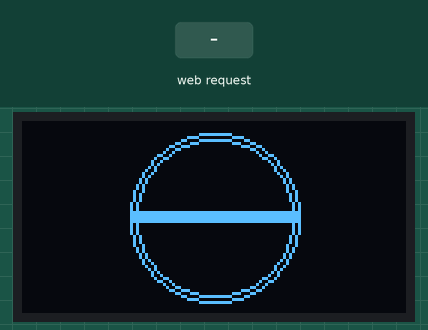
Simulated run of this program. Board: ESP8266 (Wemos D1 mini). Shown: 128×64 one-colour display. The test bench sets the inputs (shaded band). WiFi joins after 1.5 s; servers stay silent unless stated; a WiFi scan finds three made-up networks; random numbers use the default seed unless the program sets one; what the program prints to the serial monitor is not drawn.

Above: at 5.5 s.
5.6 s: HTTP request GET /nav?road=LEFT received
At 6.11 s:
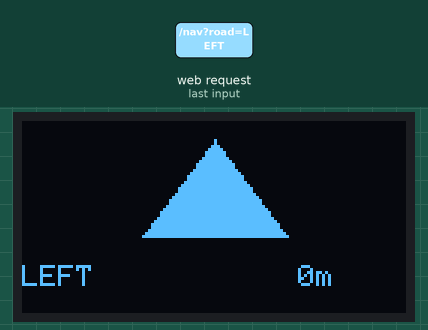
8.0 s: HTTP request GET /nav received
At 8.24 s:
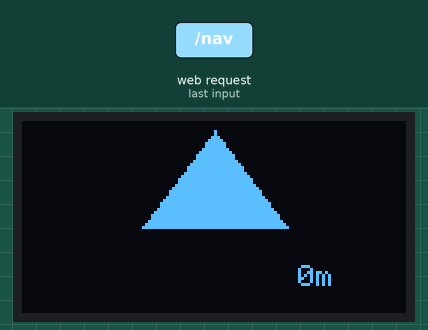
10.4 s: HTTP request GET /nav?road=RIGHT received
At 10.64 s:
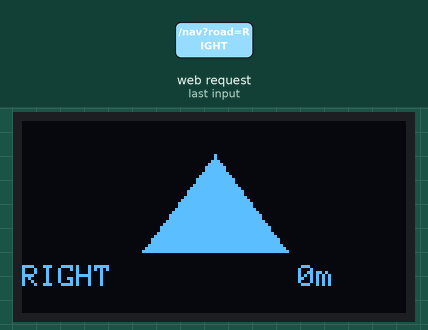

The program:

main.cpp
```cpp
#include <ESP8266WiFi.h>
#include <ESP8266WebServer.h>
#include <Wire.h>
#include <Adafruit_GFX.h>
#include <Adafruit_SSD1306.h>

/* ===== ESP SDK (RF FIX) ===== */
extern "C" {
  #include "user_interface.h"
}

/* ============ CONFIG ============ */
#define WIFI_SSID     "Leicha"
#define WIFI_PASSWORD "87Project.ai"

#define SCREEN_WIDTH 128
#define SCREEN_HEIGHT 64
#define OLED_RESET   -1

#define NAV_TIMEOUT 15000
/* ================================= */

Adafruit_SSD1306 display(SCREEN_WIDTH, SCREEN_HEIGHT, &Wire, OLED_RESET);
ESP8266WebServer server(80);

/* ============ STATE ============= */
enum Mode { MODE_EYE, MODE_NAV };
Mode mode = MODE_EYE;

unsigned long lastNav = 0;
unsigned long lastFrame = 0;

/* ========== NAV DATA ============ */
String navDir = "STRAIGHT";
int navDist = 0;
String navRoad = "";

/* ======= ANIMATION VARS ======== */
int pulse = 0;
bool pulseUp = true;

int eyeOffset = 0;
bool eyeDir = true;

bool blink = false;
unsigned long lastBlink = 0;

/* ============ WIFI ============== */
void initWiFi() {
  Serial.println("\n[WIFI INIT]");

  WiFi.persistent(false);
  wifi_set_opmode(STATION_MODE);
  WiFi.mode(WIFI_STA);
  WiFi.setSleepMode(WIFI_NONE_SLEEP);
  WiFi.disconnect();
  delay(300);

  Serial.print("Scanning...");
  int n = WiFi.scanNetworks();
  Serial.println();

  for (int i = 0; i < n; i++) {
    Serial.printf(" %d: %s (%d dBm)\n",
      i + 1,
      WiFi.SSID(i).c_str(),
      WiFi.RSSI(i));
  }

  WiFi.begin(WIFI_SSID, WIFI_PASSWORD);
  Serial.print("Connecting");

  unsigned long t = millis();
  while (WiFi.status() != WL_CONNECTED && millis() - t < 20000) {
    Serial.print(".");
    delay(300);
    yield();
  }

  Serial.println();
  Serial.print("WiFi status: ");
  Serial.println(WiFi.status());

  if (WiFi.status() == WL_CONNECTED) {
    Serial.print("IP: ");
    Serial.println(WiFi.localIP());
  }
}

/* ========= CYBER EYE ============ */
void drawEye() {
  display.clearDisplay();

  int cx = 64 + eyeOffset;
  int cy = 32;

  display.drawCircle(64, 32, 28, SSD1306_WHITE);
  display.drawCircle(64, 32, 26, SSD1306_WHITE);

  if (blink) {
    display.fillRect(36, 30, 56, 4, SSD1306_WHITE);
  } else {
    display.fillCircle(cx, cy, 10, SSD1306_WHITE);
    display.fillCircle(cx, cy, 5, SSD1306_BLACK);

    for (int i = -24; i <= 24; i += 6) {
      display.drawPixel(64 + i, 32, SSD1306_WHITE);
    }
  }

  display.display();
}

/* ============ NAV HUD ============ */
void drawNav() {
  display.clearDisplay();

  int ox = pulse;
  int oy = pulse;

  if (navDir == "LEFT") {
    display.fillTriangle(30 + ox, 32, 60 + ox, 10, 60 + ox, 54, SSD1306_WHITE);
  } else if (navDir == "RIGHT") {
    display.fillTriangle(98 - ox, 32, 68 - ox, 10, 68 - ox, 54, SSD1306_WHITE);
  } else {
    display.fillTriangle(64, 8 + oy, 40, 40 + oy, 88, 40 + oy, SSD1306_WHITE);
  }

  display.setTextSize(1);
  display.setCursor(0, 48);
  display.print(navRoad);

  display.setCursor(92, 48);
  display.print(navDist);
  display.print("m");

  display.display();
}

/* ========= HTTP INPUT ============ */
void handleNav() {
  navDir = server.arg("dir");
  navDist = server.arg("dist").toInt();
  navRoad = server.arg("road");

  lastNav = millis();
  mode = MODE_NAV;

  server.send(200, "text/plain", "OK");
}

/* ============== SETUP ============== */
void setup() {
  Serial.begin(115200);
  delay(500);

  Serial.print("Free heap: ");
  Serial.println(ESP.getFreeHeap());

  /* === WIFI FIRST (CRITICAL) === */
  initWiFi();

  /* === OLED AFTER WIFI === */
  if (!display.begin(SSD1306_SWITCHCAPVCC, 0x3C)) {
    while (1) yield();
  }

  display.clearDisplay();
  display.display();

  server.on("/nav", handleNav);
  server.begin();
}

/* =============== LOOP =============== */
void loop() {
  server.handleClient();

  if (millis() - lastFrame < 50) return;
  lastFrame = millis();

  pulse += pulseUp ? 1 : -1;
  if (pulse > 4 || pulse < -4) pulseUp = !pulseUp;

  eyeOffset += eyeDir ? 1 : -1;
  if (eyeOffset > 6 || eyeOffset < -6) eyeDir = !eyeDir;

  if (millis() - lastBlink > random(3000, 6000)) {
    blink = !blink;
    lastBlink = millis();
  }

  if (mode == MODE_NAV && millis() - lastNav > NAV_TIMEOUT) {
    mode = MODE_EYE;
  }

  if (mode == MODE_NAV) drawNav();
  else drawEye();
}
```
